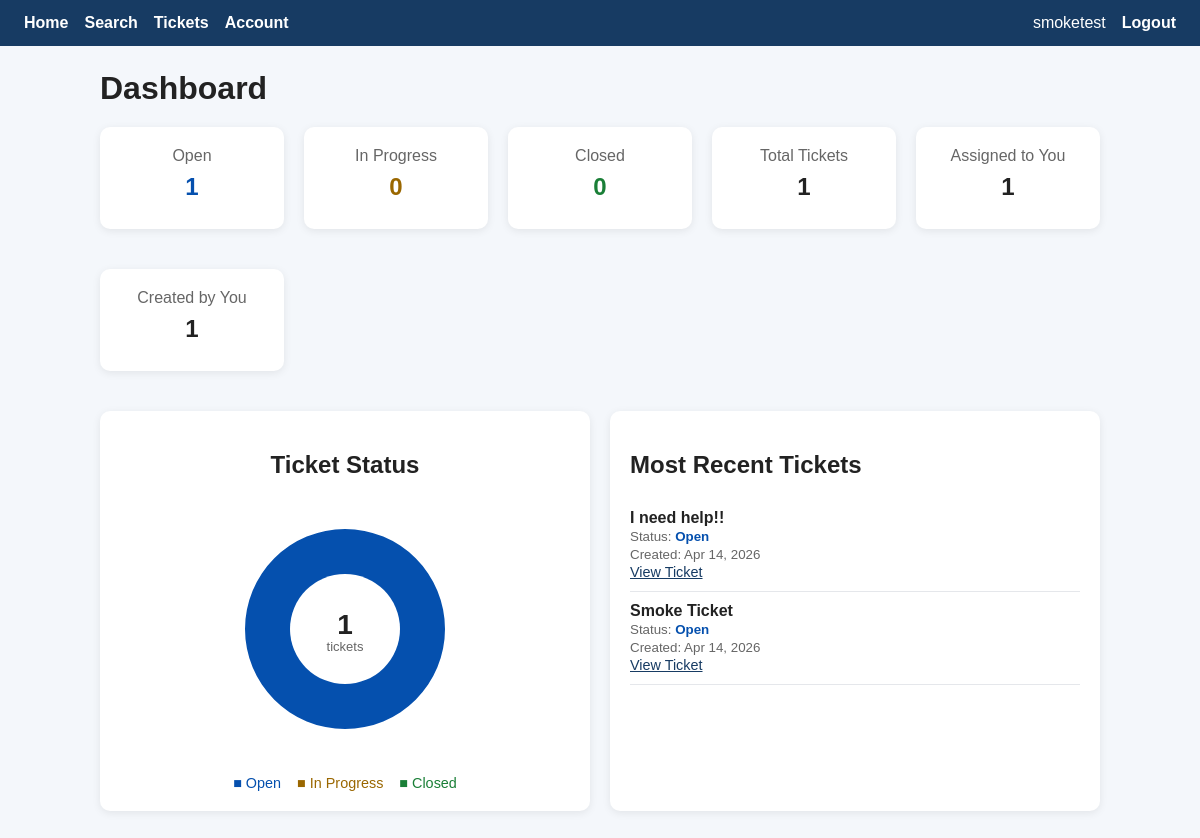
Before: / (signed in) with the older database file.
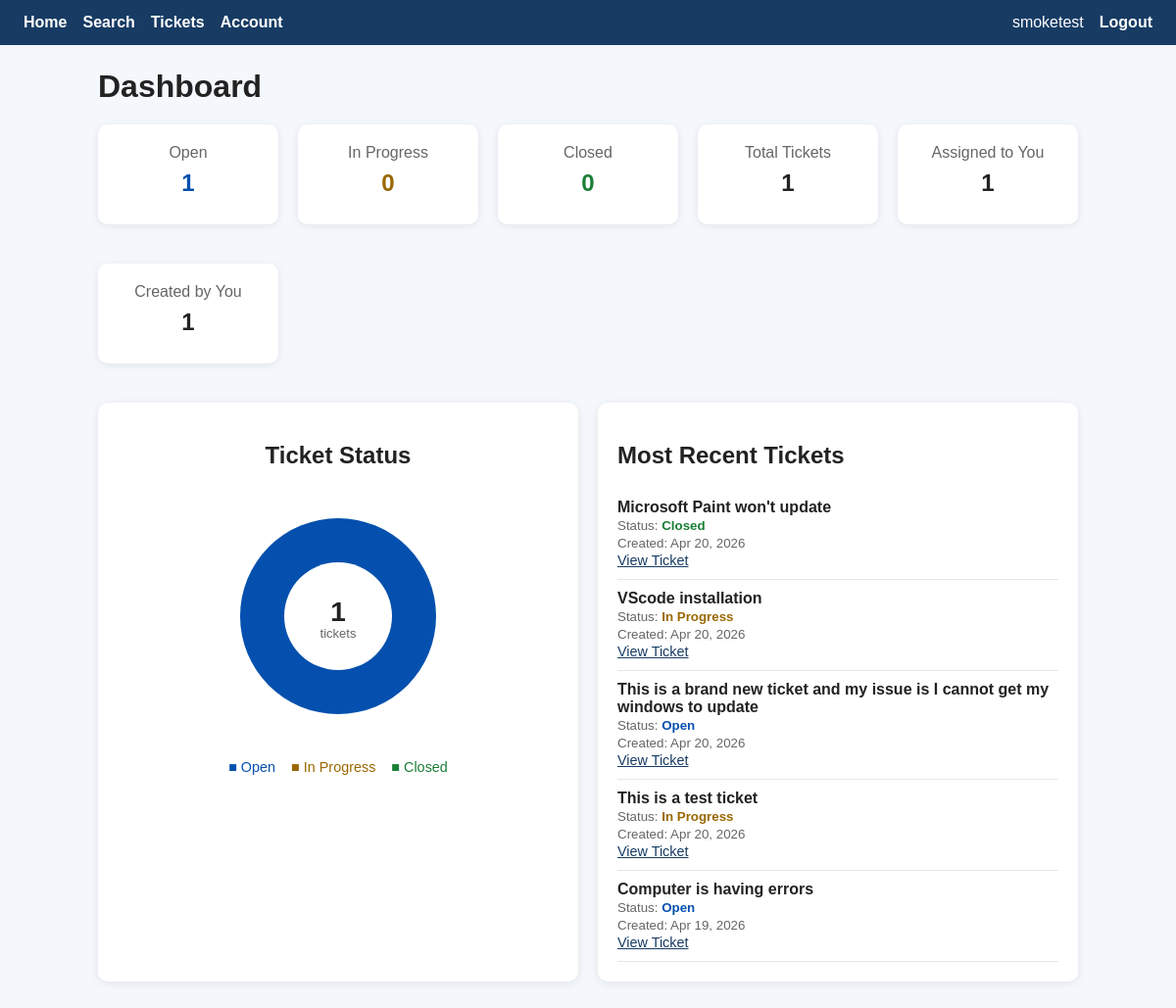
After: the same page with the newer database file.
### tickets/models.py (models this page shows, shortened)
class Ticket(models.Model):
    STATUS_CHOICES = [
        ('open', 'Open'),
        ('in_progress', 'In Progress'),
        ('closed', 'Closed'),
    ]
    title = models.CharField(max_length=200)
    description = models.TextField()
    status = models.CharField(max_length=20, choices=STATUS_CHOICES, default='open')
    created_at = models.DateTimeField(auto_now_add=True)
    updated_at = models.DateTimeField(auto_now=True)
    created_by = models.ForeignKey(User, on_delete=models.CASCADE, related_name='created_tickets')
    assigned_to = models.ForeignKey(
        User,
        on_delete=models.SET_NULL,
        null=True,
        blank=True,
        related_name='assigned_tickets',
    )

### tickets/views.py (the view)
# urls.py: path('', views.home, name='home'),
def home(request):
    if not request.user.is_authenticated:
        return redirect('login')
    if _is_admin(request.user):
        tickets = Ticket.objects.all()
        open_count = tickets.filter(status='open').count()
        in_progress_count = tickets.filter(status='in_progress').count()
        closed_count = tickets.filter(status='closed').count()
        total_count = tickets.count()
        from django.contrib.auth.models import User
        total_users = User.objects.count()
        stats = {
            'open': open_count,
            'in_progress': in_progress_count,
            'closed': closed_count,
            'total': total_count,
            'total_users': total_users,
        }
    else:
        tickets = Ticket.objects.filter(
            Q(created_by=request.user) | Q(assigned_to=request.user)
        )
        open_count = tickets.filter(status='open').count()
        in_progress_count = tickets.filter(status='in_progress').count()
        closed_count = tickets.filter(status='closed').count()
        stats = {
            'open': open_count,
            'in_progress': in_progress_count,
            'closed': closed_count,
            'total': tickets.count(),
            'assigned': Ticket.objects.filter(assigned_to=request.user).count(),
            'created': Ticket.objects.filter(created_by=request.user).count(),
        }
    recent_tickets = Ticket.objects.select_related('created_by', 'assigned_to').order_by('-created_at')[:5]
    return render(request, 'tickets/home.html', {'tickets': recent_tickets, 'stats': stats})

### tickets/models.py (called while the page is built)
    @property
    def is_admin(self):
        return self.role == 'admin'

### tickets/views.py (called while the page is built)
def _is_admin(user):
    return hasattr(user, 'profile') and user.profile.is_admin

### tickets/templates/tickets/home.html (shortened to what the changed rows need)
{% extends 'tickets/base.html' %}
{% block content %}
<h1 style="margin-bottom: 20px;">Dashboard</h1>
<div class="grid" style="grid-template-columns: repeat(auto-fit, minmax(180px, 1fr)); margin-bottom: 20px;">
    <div class="card" style="text-align: center;">
        <h2 style="margin: 8px 0; color: #0550ae;">{{ stats.open }}</h2>
    </div>
    <div class="card" style="text-align: center;">
        <h2 style="margin: 8px 0; color: #9a6700;">{{ stats.in_progress }}</h2>
    </div>
    <div class="card" style="text-align: center;">
        <h2 style="margin: 8px 0; color: #1a7f37;">{{ stats.closed }}</h2>
    </div>
    <div class="card" style="text-align: center;">
        <h2 style="margin: 8px 0;">{{ stats.total }}</h2>
    </div>
    {% if request.user.profile.is_admin %}
    <div class="card" style="text-align: center;">
        <p class="muted" style="margin: 0;">Total Users</p>
        <h2 style="margin: 8px 0;">{{ stats.total_users }}</h2>
    </div>
    {% else %}
    <div class="card" style="text-align: center;">
        <h2 style="margin: 8px 0;">{{ stats.assigned }}</h2>
    </div>
    <div class="card" style="text-align: center;">
        <h2 style="margin: 8px 0;">{{ stats.created }}</h2>
    </div>
    {% endif %}
</div>
<div class="grid">
    <div class="card" style="display: flex; flex-direction: column; align-items: center;">
        <h2>Ticket Status</h2>
    </div>
    <div class="card">
        <h2>Most Recent Tickets</h2>
        {% if tickets %}
            {% for ticket in tickets %}
                <div style="border-bottom: 1px solid #e5e7eb; padding: 10px 0;">
                    <strong>{{ ticket.title }}</strong><br>
                    <small class="muted">Status:
                        <span class="status-{{ ticket.status }}">{{ ticket.get_status_display }}</span>
                    </small><br>
                    <small class="muted">Created: {{ ticket.created_at|date:"M d, Y" }}</small><br>
                    <a href="{% url 'ticket_detail' ticket.id %}" style="color: #173b63; font-size: 0.9em;">View Ticket</a>
                </div>
            {% endfor %}
        {% else %}
            <p class="muted">No tickets available.</p>
        {% endif %}
    </div>
</div>
<script>
    const canvas = document.getElementById('donutChart');
    const ctx = canvas.getContext('2d');
    const data = [{{ stats.open }}, {{ stats.in_progress }}, {{ stats.closed }}];
    const colors = ['#0550ae', '#9a6700', '#1a7f37'];
    const total = data.reduce((a, b) => a + b, 0);
    const cx = canvas.width / 2;
    const cy = canvas.height / 2;
    const radius = 100;
    const innerRadius = 55;
    let startAngle = -Math.PI / 2;
    if (total === 0) {
        ctx.beginPath();
        ctx.arc(cx, cy, radius, 0, 2 * Math.PI);
        ctx.arc(cx, cy, innerRadius, 0, 2 * Math.PI, true);
        ctx.fillStyle = '#e5e7eb';
        ctx.fill();
        ctx.fillStyle = '#666';
        ctx.font = '14px Arial';
        ctx.textAlign = 'center';
        ctx.fillText('No tickets', cx, cy);
    } else {
        data.forEach((value, i) => {
            if (value === 0) return;
            const sliceAngle = (value / total) * 2 * Math.PI;
            ctx.beginPath();
            ctx.moveTo(cx, cy);
            ctx.arc(cx, cy, radius, startAngle, startAngle + sliceAngle);
            ctx.closePath();
            ctx.fillStyle = colors[i];
            ctx.fill();
            startAngle += sliceAngle;
        });
        // Cut out the inner circle to make it a donut
        ctx.beginPath();
        ctx.arc(cx, cy, innerRadius, 0, 2 * Math.PI);
        ctx.fillStyle = 'white';
        ctx.fill();
        // Total in the middle
        ctx.fillStyle = '#222';
        ctx.font = 'bold 28px Arial';
        ctx.textAlign = 'center';
        ctx.fillText(total, cx, cy + 5);
        ctx.font = '13px Arial';
        ctx.fillStyle = '#666';
        ctx.fillText('tickets', cx, cy + 22);
    }
</script>
{% endblock %}

Changed rows visible on the page:
no longer on this page (row unchanged): Ticket: title "I need help!!", status "Open", created_at "Apr 14, 2026"
no longer on this page (row unchanged): Ticket: title "Smoke Ticket", status "Open", created_at "Apr 14, 2026"
added Ticket: title "Microsoft Paint won't update", status "Closed", created_at "Apr 20, 2026"
added Ticket: title "VScode installation", status "In Progress", created_at "Apr 20, 2026"
added Ticket: title "This is a brand new ticket and my issue is I cannot get my windows to update", status "Open", created_at "Apr 20, 2026"
added Ticket: title "This is a test ticket", status "In Progress", created_at "Apr 20, 2026"
added Ticket: title "Computer is having errors", status "Open", created_at "Apr 19, 2026"
